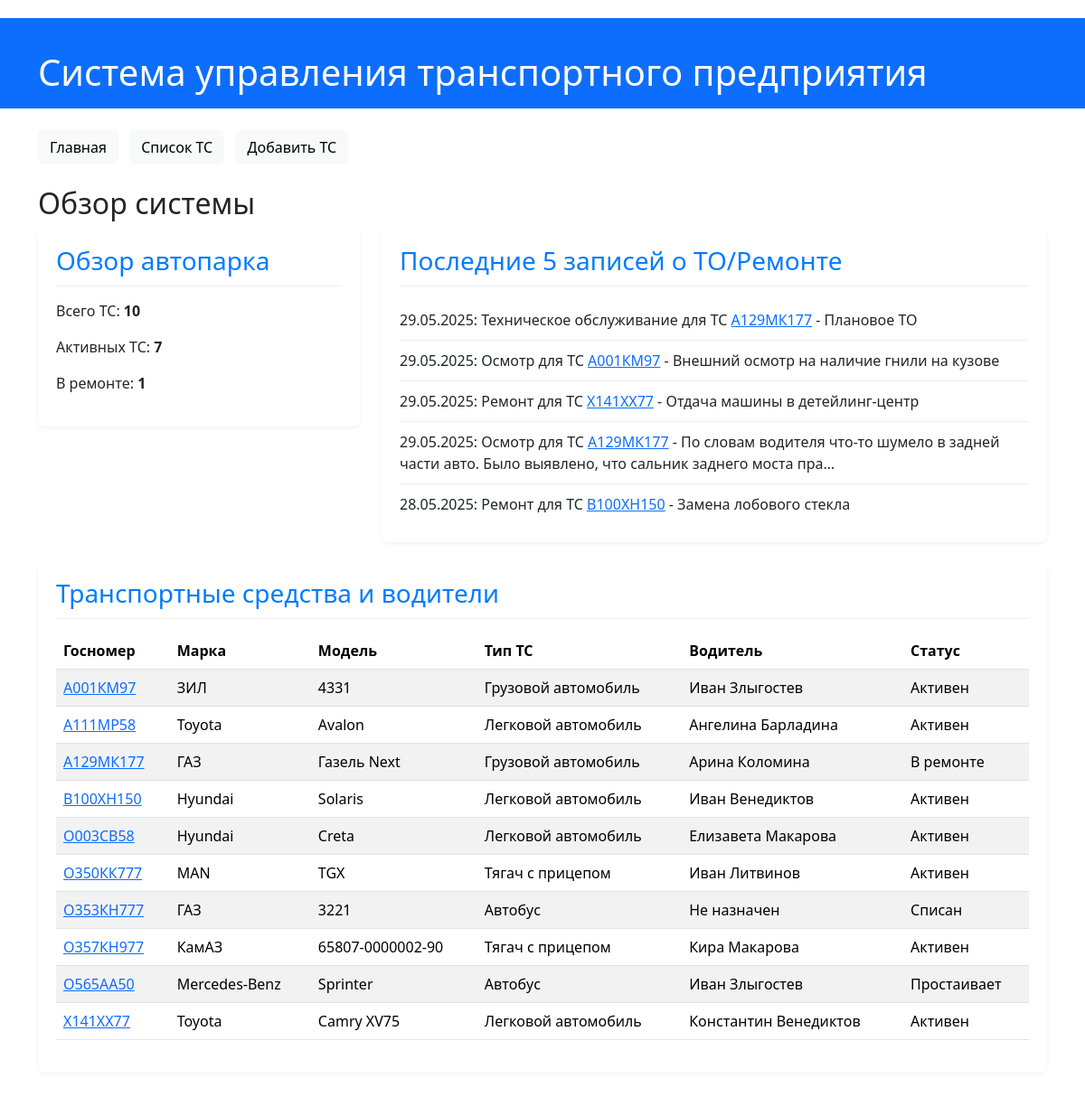
Before: / with the older database file.
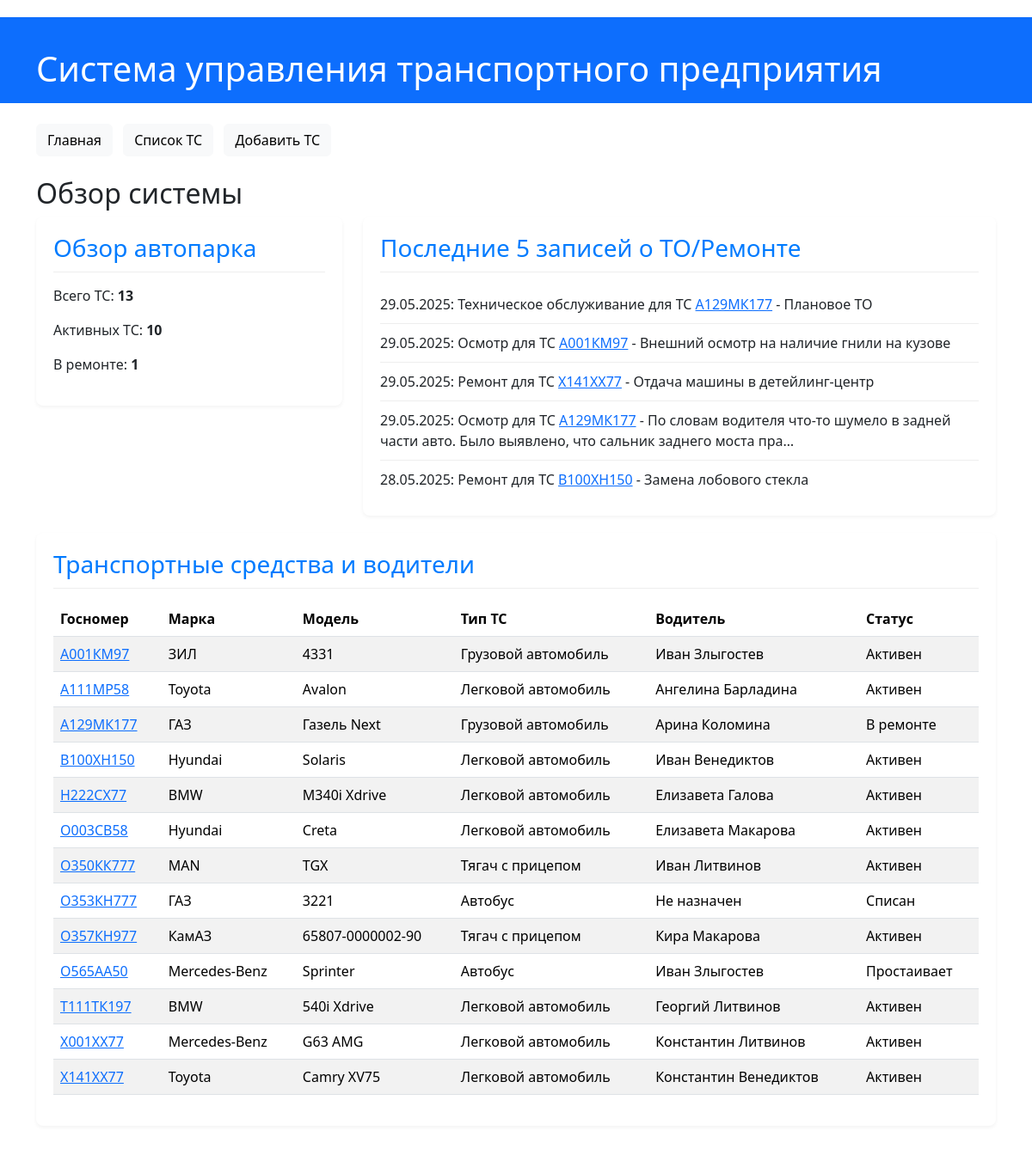
After: the same page with the newer database file.
### transport/models.py (models this page shows, shortened)
class MaintenanceRecord(models.Model):
    vehicle = models.ForeignKey(Vehicle, on_delete=models.CASCADE, related_name='maintenance_records', verbose_name="Транспортное средство")
    date = models.DateField(verbose_name="Дата")
    description = models.TextField(verbose_name="Описание работ")
    cost = models.DecimalField(max_digits=10, decimal_places=2, null=True, blank=True, verbose_name="Стоимость")
    record_type = models.CharField(
        max_length=50,
        choices=[
            ('maintenance', 'Техническое обслуживание'),
            ('repair', 'Ремонт'),
            ('inspection', 'Осмотр'),
        ],
        verbose_name="Тип записи"
    )
    notes = models.TextField(blank=True, verbose_name="Примечания")
    class Meta:
        verbose_name = "Запись о ТО/Ремонте"
        verbose_name_plural = "Записи о ТО/Ремонте"
        ordering = ['-date']

class Vehicle(models.Model):
    make = models.CharField(max_length=100, verbose_name="Марка")
    model = models.CharField(max_length=100, verbose_name="Модель")
    year = models.PositiveSmallIntegerField(verbose_name="Год выпуска")
    license_plate = models.CharField(max_length=20, unique=True, verbose_name="Госномер")
    vin = models.CharField(max_length=17, unique=True, blank=True, null=True, verbose_name="VIN")
    vehicle_type = models.ForeignKey(VehicleType, on_delete=models.SET_NULL, null=True, blank=True, verbose_name="Тип ТС")
    driver = models.ForeignKey(Driver, on_delete=models.SET_NULL, null=True, blank=True, verbose_name="Назначенный водитель")
    status = models.CharField(
        max_length=50,
        choices=[
            ('active', 'Активен'),
            ('in_repair', 'В ремонте'),
            ('retired', 'Списан'),
            ('idle', 'Простаивает'),
        ],
        default='active',
        verbose_name="Статус"
    )
    acquisition_date = models.DateField(verbose_name="Дата приобретения")
    mileage = models.PositiveIntegerField(default=0, verbose_name="Пробег (км)")
    class Meta:
        verbose_name = "Транспортное средство"
        verbose_name_plural = "Транспортные средства"
        ordering = ['license_plate']
    def display_driver(self):
        return self.driver if self.driver else "Не назначен"
    display_driver.short_description = "Водитель"
    def is_in_repair(self):
        return self.status == 'in_repair'
    is_in_repair.boolean = True
    is_in_repair.short_description = "В ремонте?"

class VehicleType(models.Model):
    name = models.CharField(max_length=100, unique=True, verbose_name="Название типа")
    description = models.TextField(blank=True, verbose_name="Описание")
    class Meta:
        verbose_name = "Тип транспортного средства"
        verbose_name_plural = "Типы транспортных средств"
    def __str__(self):
        return self.name

class Driver(models.Model):
    first_name = models.CharField(max_length=100, verbose_name="Имя")
    last_name = models.CharField(max_length=100, verbose_name="Фамилия")
    license_number = models.CharField(max_length=50, unique=True, verbose_name="Номер ВУ")
    phone_number = models.CharField(max_length=20, blank=True, verbose_name="Номер телефона")
    hire_date = models.DateField(verbose_name="Дата приема на работу")
    class Meta:
        verbose_name = "Водитель"
        verbose_name_plural = "Водители"
        ordering = ['last_name', 'first_name']
    def __str__(self):
        return f"{self.first_name} {self.last_name}"

### transport/views.py (the view)
# urls.py: path('', views.index, name='index'),
def index(request):
    total_vehicles = Vehicle.objects.count()
    vehicles_in_repair = Vehicle.objects.filter(status='in_repair').count()
    vehicles_active = Vehicle.objects.filter(status='active').count()
    latest_maintenance = MaintenanceRecord.objects.order_by('-date')[:5].select_related(
        'vehicle')  # Получаем 5 последних записей, оптимизируем запрос
    vehicles_list = Vehicle.objects.select_related('driver',
                                                   'vehicle_type').all()  # Получаем все ТС, связанные типы и водителей
    context = {
        'total_vehicles': total_vehicles,
        'vehicles_in_repair': vehicles_in_repair,
        'vehicles_active': vehicles_active,
        'latest_maintenance': latest_maintenance,
        'vehicles_list': vehicles_list,  # Передаем список ТС для отображения водителей
    }
    return render(request, 'transport/index.html', context)  # Рендерим шаблон index.html, передавая контекст

### transport/templates/transport/index.html (shortened to what this page needs)
{% extends 'transport/base.html' %}
{% block content %}
    <h2>Обзор системы</h2>
    <div class="row">
        <div class="col-md-4">
            <div class="widget">
                <h3>Обзор автопарка</h3>
                <p>Всего ТС: <strong>{{ total_vehicles }}</strong></p>
                <p>Активных ТС: <strong>{{ vehicles_active }}</strong></p>
                <p>В ремонте: <strong>{{ vehicles_in_repair }}</strong></p>
            </div>
        </div>
        <div class="col-md-8">
            <div class="widget">
                <h3>Последние 5 записей о ТО/Ремонте</h3>
                {% if latest_maintenance %}
                    <ul>
                        {% for record in latest_maintenance %}
                            <li>
                                {{ record.date|date:"d.m.Y" }}: {{ record.get_record_type_display }} для ТС
                                {% if record.vehicle %}
                                    <a href="{% url 'vehicle_detail' record.vehicle.id %}">{{ record.vehicle.license_plate }}</a>
                                {% else %}
                                    Неизвестное ТС
                                {% endif %}
                                - {{ record.description|truncatechars:100 }}
                            </li>
                        {% endfor %}
                    </ul>
                {% else %}
                    <p>Нет записей о ТО/Ремонте.</p>
                {% endif %}
            </div>
        </div>
    </div>
    <div class="widget">
        <h3>Транспортные средства и водители</h3>
        {% if vehicles_list %}
            <table class="table table-striped">
                <thead>
                    <tr>
                        <th>Госномер</th>
                        <th>Марка</th>
                        <th>Модель</th>
                        <th>Тип ТС</th>
                        <th>Водитель</th>
                        <th>Статус</th>
                    </tr>
                </thead>
                <tbody>
                    {% for vehicle in vehicles_list %}
                        <tr>
                            <td><a href="{% url 'vehicle_detail' vehicle.id %}">{{ vehicle.license_plate }}</a></td>
                            <td>{{ vehicle.make }}</td>
                            <td>{{ vehicle.model }}</td>
                            <td>{{ vehicle.vehicle_type|default:"-" }}</td>
                            <td>{{ vehicle.display_driver }}</td>
                            <td>{{ vehicle.get_status_display }}</td>
                        </tr>
                    {% endfor %}
                </tbody>
            </table>
        {% else %}
            <p>Нет транспортных средств в системе.</p>
        {% endif %}
    </div>
{% endblock %}

### transport/templates/transport/base.html (shortened to what this page needs)
<!DOCTYPE html>
<html lang="ru">
<head>
    <link href="https://cdn.jsdelivr.net/npm/bootstrap@5.3.2/dist/css/bootstrap.min.css" rel="stylesheet">
</head>
<body>
    <header class="bg-primary text-white py-3 mb-4">
        <div class="container">
            <h1 class="mb-0">Система управления транспортного предприятия</h1>
        </div>
    </header>
    <div class="container">
        <nav class="mb-4">
            <a href="{% url 'index' %}" class="btn btn-light me-2">Главная</a>
            <a href="{% url 'vehicle_list' %}" class="btn btn-light me-2">Список ТС</a>
            <a href="{% url 'vehicle_create' %}" class="btn btn-light">Добавить ТС</a>
        </nav>
        <div class="content">
            {% block content %}
            {% endblock %}
        </div>
    </div>
</body>
</html>

### transport/templates/transport/base.html (style rules this page uses)
body { padding-top: 20px; padding-bottom: 20px; }
.container { margin-top: 20px; }
.widget { background: #ffffff; padding: 20px; margin-bottom: 20px; border-radius: 8px; box-shadow: 0 2px 4px rgba(0,0,0,0.05); }
.widget h3 { margin-top: 0; color: #007bff; border-bottom: 1px solid #eee; padding-bottom: 10px; margin-bottom: 15px; }
.widget ul { list-style: none; padding: 0; margin: 0; }
.widget li { padding: 10px 0; border-bottom: 1px solid #eee; }
.widget li:last-child { border-bottom: none; }

Changed rows visible on the page:
added Vehicle: license_plate "Н222СХ77", make "BMW", model "M340i Xdrive", vehicle_type "Легковой автомобиль", display_driver "Елизавета Галова", status "Активен"
added Vehicle: license_plate "Т111ТК197", make "BMW", model "540i Xdrive", vehicle_type "Легковой автомобиль", display_driver "Георгий Литвинов", status "Активен"
added Vehicle: license_plate "Х001ХХ77", make "Mercedes-Benz", model "G63 AMG", vehicle_type "Легковой автомобиль", display_driver "Константин Литвинов", status "Активен"
Other visible differences:
{{ total_vehicles }}: "10" → "13"
{{ vehicles_active }}: "7" → "10"
